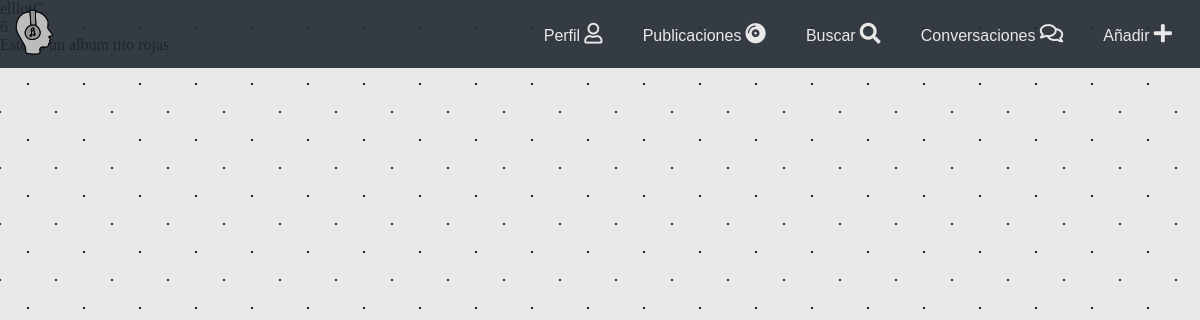
Page /profiles/6/ on the earlier database version.
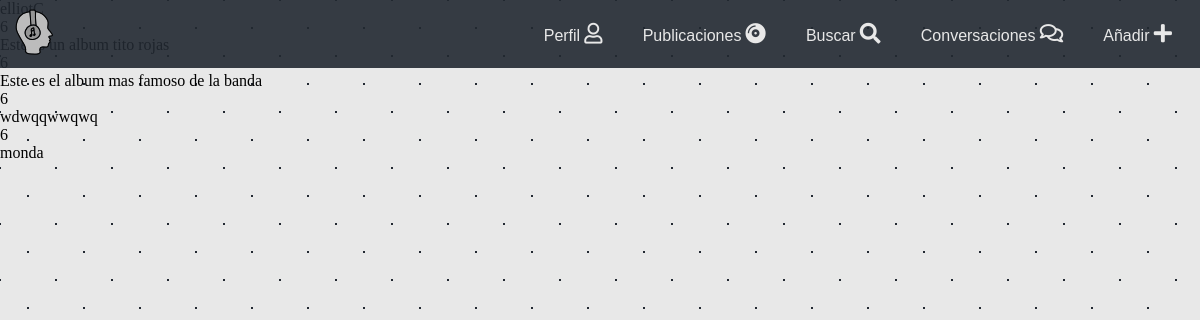
Same page on the later database version.
### publications/models.py (models this page shows)
class Publication(models.Model):
    user = models.ForeignKey(User,on_delete=models.CASCADE)
    profile = models.ForeignKey(Profile, on_delete=models.CASCADE)
    image_front = models.ImageField(upload_to='publications/images/front')
    image_back = models.ImageField(upload_to='publications/images/back')
    description = models.CharField(max_length=50)
    tag_musical_genre = models.CharField(max_length=15)
    price = models.CharField(max_length=10)
    exchange = models.BooleanField(default=False)
    content = models.CharField(default="Contenido no especificado",max_length=50,blank=True)
    publication_date = models.DateField(auto_now_add=True)

### profiles/models.py (models this page shows)
class Profile(models.Model):
    user = models.OneToOneField(User,on_delete=models.CASCADE)
    photo = models.ImageField(upload_to='profiles/photos', null=True, blank=True)
    phone_number = models.IntegerField(null=True, blank=True)
    interest = models.TextField(null=True,blank=True)
    created = models.DateField(auto_now_add=True)
    modified = models.DateTimeField(auto_now=True)

### profiles/views.py (the view)
class ProfileDetailView(DetailView):
    slug_field = 'id'
    slug_url_kwarg = 'id'
    queryset = Profile.objects.all()
    template_name = 'profiles/details.html'
    context_object_name = 'profile'
    def get_context_data(self, **kwargs):
        context =  super().get_context_data(**kwargs)
        profile = self.get_object()
        context['publications'] = Publication.objects.filter(profile=profile)
        return context

### templates/profiles/details.html (shortened to what this page needs)
{% extends 'struct_base1.html' %}  {% block body_content %}
<p>{{profile.user}}</p>
{% for publication in publications %}
<p>{{publication.profile.id}}</p>
<p>{{publication.description}}</p>
{% endfor %} {% endblock body_content %}

Differences in the rows shown:
added Publication: description "Este es el album mas famoso de la banda"
added Publication: profile.id "6", description "wdwqqwwqwq"
added Publication: profile.id "6", description "monda"
